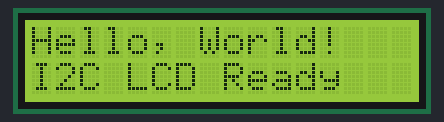
The sketch below on a simulated Arduino Uno, built with avr-gcc and run on an emulated ATmega328P. Shown: 16×2 character LCD.

Above: at 0.1 s.
At 2.1 s:
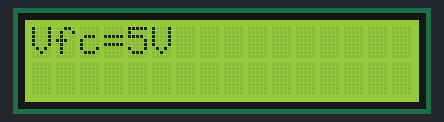
At 4.2 s:
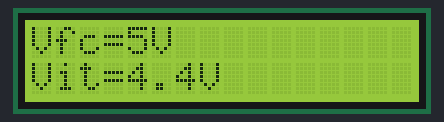

The sketch:

LCD_Screen.ino
```cpp
#include <Wire.h>
#include <LiquidCrystal_I2C.h>

// Set the LCD address to 0x27 for a 16 chars and 2 line display
// (Change to 0x3F if 0x27 doesn't work, or 20, 4 for a 20x4 screen)
LiquidCrystal_I2C lcd(0x27, 16, 2);

void setup() {
  lcd.init();          // Initialize the LCD
  lcd.backlight();     // Turn on the backlight

  // Print static text to the first row
  lcd.setCursor(0, 0); // (Column 0, Row 0)
  lcd.print("Hello, World!");

  // Print static text to the second row
  lcd.setCursor(0, 1); // (Column 0, Row 1)
  lcd.print("I2C LCD Ready");
}

void loop() {
  delay(2000);
  lcd.clear();
  // Print static text to the second row
  lcd.setCursor(0, 0); // (Column 0, Row 0)
  lcd.print("Vfc=5V");
  delay(2000);
  // Print static text to the second row
  lcd.setCursor(0, 1); // (Column 0, Row 1)
  lcd.print("Vit=4.4V");
}
```

Measured:
- what the display in image 1 shows lasts 2.0 s, from 2.1 s to 4.1 s
